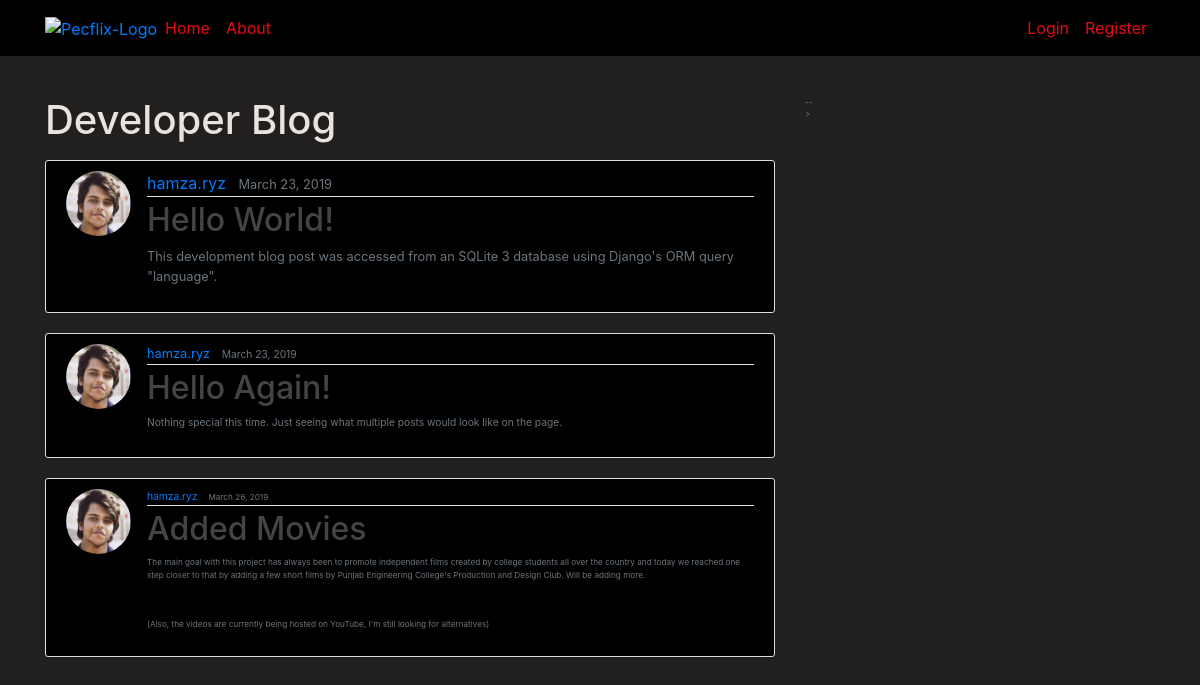
The page / on the database its author committed.
### blog/models.py (models this page shows, shortened)
class Post(models.Model):
    title=models.CharField(max_length=100)
    content=models.TextField()
    date_posted=models.DateTimeField(default=timezone.now)
    author=models.ForeignKey(User,on_delete=models.CASCADE)

### users/models.py (models this page shows, shortened)
class Profile(models.Model):
    user = models.OneToOneField(User, on_delete=models.CASCADE)
    image = models.ImageField(default="default.jpeg",upload_to="profile_pics")

### blog/views.py (the view)
# urls.py: path('',views.home,name='blog-home'),
def home(request):
	context={
		'posts':Post.objects.all()
	}
	return render(request,'blog/home.html',context)

### blog/templates/blog/home.html (shortened to what this page needs)
{% extends "blog/base.html" %}
{% block content %}
    <h1>Developer Blog</h1>
    {% for post in posts %}
        <article class="media content-section">
            <img class="rounded-circle article-img"src="{{ post.author.profile.image.url }}">
            <div class="media-body">
                <div class="article-metadata">
                    <a class="mr-2" href='#'>{{ post.author }}</a>
                    <small class="text-muted">{{ post.date_posted|date:"F d, Y" }}
                </div>
                <h2><a class="article-title" href='#'>{{ post.title }}</a></h2>
                <p class="article-content">{{ post.content }}</p>
            </div>
        </article>
    {% endfor %}
{% endblock content %}

### blog/templates/blog/base.html (shortened to what this page needs)
{% load static %}
<!DOCTYPE html>
<html>
<head>
    <link rel="stylesheet" href="https://maxcdn.bootstrapcdn.com/bootstrap/4.0.0/css/bootstrap.min.css">
    <link rel="stylesheet" type="text/css" href="{% static 'blog/main.css' %}">
</head>
<body>
    <header class="site-header">
        <nav class="navbar navbar-expand-md navbar-dark bg-steel fixed-top">
            <div class="container">
            <a href="{% url 'blog-home' %}"><img src="https://fontmeme.com/permalink/190323/1bf49eadc8087f85059add18dfd790b7.png" alt="Pecflix-Logo" border="0"></a>
            <div class="collapse navbar-collapse" id="navbarToggle">
                <div class="navbar-nav mr-auto">
                <a class="nav-item nav-link" href="{% url 'blog-home' %}">Home</a>
                <a class="nav-item nav-link" href="{% url 'blog-about'%}">About</a>
                </div>
                <div class="navbar-nav">
                    {% if user.is_authenticated %}
                        <a class="nav-item nav-link" href="{% url 'profile' %}">Profile</a>
                        <a class="nav-item nav-link" href="{% url 'logout' %}">Logout</a>
                        <a class="nav-item nav-link" href="{% url 'review' %}">Review</a>
                    {% else %}
                        <a class="nav-item nav-link" href="{% url 'login' %}">Login</a>
                        <a class="nav-item nav-link" href="{% url 'register' %}">Register</a>
                    {% endif %}
                </div>
            </div>
            </div>
        </nav>
    </header>
    <main role="main" class="container">
        <div class="row">
            <div class="col-md-8">
                {% block content %}{% endblock %}
            </div>
            <div class="col-md-4">
                -->
            </div>
        </div>
    </main>
</body>
</html>

### blog/static/blog/main.css (style rules this page uses)
body { background: #221F1F; color: #fafafa; margin-top: 5rem; }
h1, h2, h3, h4, h5, h6 { color: #eae1e1; }
.bg-steel { background-color: #000000; }
.site-header .navbar-nav .nav-link { color: #E50914; }
.content-section { background: #000000; padding: 10px 20px; border: 1px solid #dddddd; border-radius: 3px; margin-bottom: 20px; }
.article-title { color: #444444; }
.article-content { white-space: pre-line; }
.article-img { height: 65px; width: 65px; margin-right: 16px; }
.article-metadata { padding-bottom: 1px; margin-bottom: 4px; border-bottom: 1px solid #e3e3e3 }

### rows shown on the page
Post: author.profile.image (picture), author "hamza.ryz", date_posted "March 23, 2019", title "Hello World!", content "This development blog post was accessed from an SQLite 3 database using Django's ORM query \"language\"."
Post: author.profile.image (picture), author "hamza.ryz", date_posted "March 23, 2019", title "Hello Again!", content "Nothing special this time. Just seeing what multiple posts would look like on the page."
Post: author.profile.image (picture), author "hamza.ryz", date_posted "March 26, 2019", title "Added Movies", content "The main goal with this project has always been to promote independent films created by college students all over the country and today we reached one step closer to that by adding a few short films by Punjab Engineering College's Production and Design Club. Will be adding more. (Also, the videos are currently being hosted on YouTube, I'm still looking for alternatives)"
